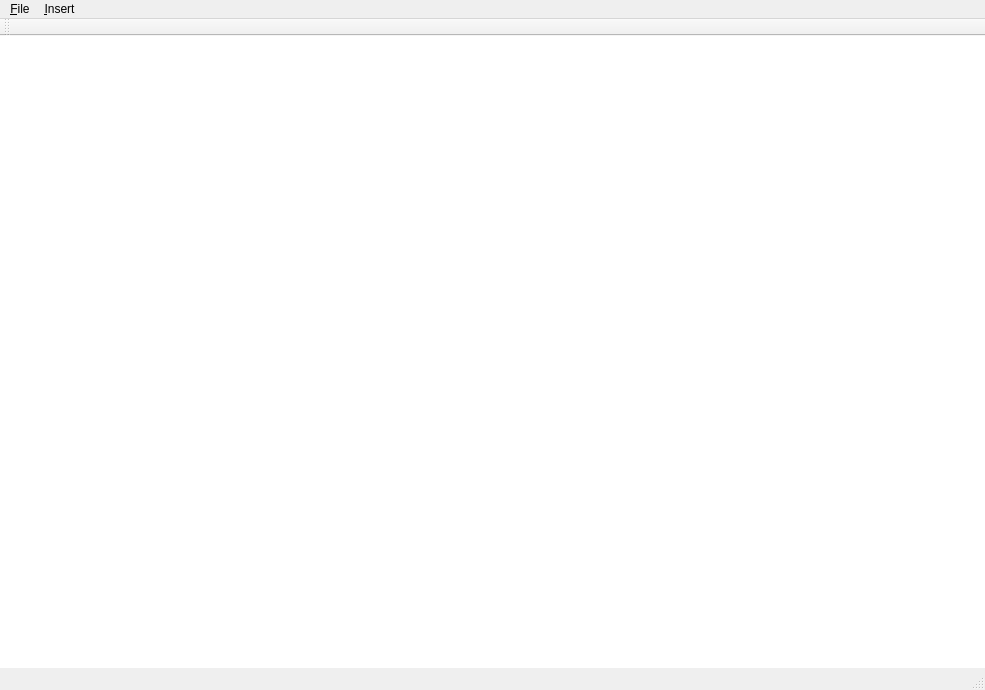
<?xml version="1.0" encoding="UTF-8"?>
<ui version="4.0">
 <class>MainWindow</class>
 <widget class="QMainWindow" name="MainWindow">
  <property name="geometry">
   <rect>
    <x>0</x>
    <y>0</y>
    <width>985</width>
    <height>690</height>
   </rect>
  </property>
  <property name="windowTitle">
   <string>OC Draw</string>
  </property>
  <widget class="QWidget" name="centralWidget">
   <layout class="QVBoxLayout" name="verticalLayout">
    <property name="spacing">
     <number>0</number>
    </property>
    <property name="leftMargin">
     <number>0</number>
    </property>
    <property name="topMargin">
     <number>0</number>
    </property>
    <property name="rightMargin">
     <number>0</number>
    </property>
    <property name="bottomMargin">
     <number>0</number>
    </property>
    <item>
     <layout class="QVBoxLayout" name="verticalLayout_2">
      <property name="spacing">
       <number>0</number>
      </property>
      <item>
       <widget class="QGraphicsView" name="graphicsView">
        <property name="frameShape">
         <enum>QFrame::NoFrame</enum>
        </property>
        <property name="frameShadow">
         <enum>QFrame::Plain</enum>
        </property>
        <property name="lineWidth">
         <number>0</number>
        </property>
       </widget>
      </item>
     </layout>
    </item>
   </layout>
  </widget>
  <widget class="QMenuBar" name="menuBar">
   <property name="geometry">
    <rect>
     <x>0</x>
     <y>0</y>
     <width>985</width>
     <height>22</height>
    </rect>
   </property>
   <widget class="QMenu" name="menuFile">
    <property name="title">
     <string>&amp;File</string>
    </property>
    <addaction name="actionNewFile"/>
    <addaction name="actionOpenFile"/>
    <addaction name="actionSave"/>
    <addaction name="actionSave_as"/>
   </widget>
   <widget class="QMenu" name="menuInsert">
    <property name="title">
     <string>&amp;Insert</string>
    </property>
    <addaction name="actionRectangle"/>
   </widget>
   <addaction name="menuFile"/>
   <addaction name="menuInsert"/>
  </widget>
  <widget class="QToolBar" name="mainToolBar">
   <attribute name="toolBarArea">
    <enum>TopToolBarArea</enum>
   </attribute>
   <attribute name="toolBarBreak">
    <bool>false</bool>
   </attribute>
  </widget>
  <widget class="QStatusBar" name="statusBar"/>
  <action name="actionNewFile">
   <property name="text">
    <string>&amp;New...</string>
   </property>
   <property name="shortcut">
    <string>Ctrl+N</string>
   </property>
  </action>
  <action name="actionOpenFile">
   <property name="text">
    <string>&amp;Open...</string>
   </property>
   <property name="shortcut">
    <string>Ctrl+O</string>
   </property>
  </action>
  <action name="actionSave">
   <property name="text">
    <string>&amp;Save</string>
   </property>
   <property name="shortcut">
    <string>Ctrl+S</string>
   </property>
  </action>
  <action name="actionSave_as">
   <property name="text">
    <string>Save &amp;as...</string>
   </property>
  </action>
  <action name="actionRectangle">
   <property name="text">
    <string>&amp;Rectangle...</string>
   </property>
   <property name="shortcut">
    <string>Ctrl+Shift+R</string>
   </property>
  </action>
 </widget>
 <layoutdefault spacing="6" margin="11"/>
 <resources/>
 <connections/>
</ui>
